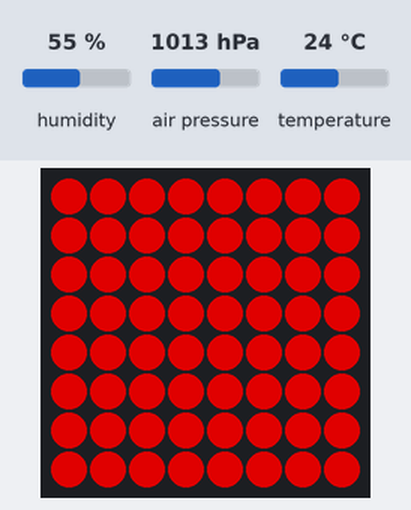
Bench run of a program on a simulated Raspberry Pi (BCM pin numbers) with a Sense HAT. On the bench: the Sense HAT's 8×8 RGB LED matrix. The inputs (shaded band) are chosen by the test bench; at power-on: humidity 55 %, air pressure 1013 hPa, temperature 24 °C. Dim RGB values are drawn brighter than linear; the clock reads 2024-03-15 10:24:30 at power-on unless the program sets it; files the program writes start out absent. At 61.3 s the program stops and its outputs stay as they are.

Above: at 0.1 s.
At 59.4 s:
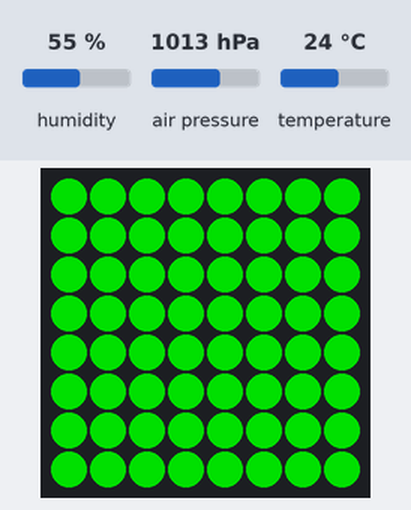

Measured:
- what the display in image 1 shows lasts 2.0 s, from 59.3 s to 61.3 s

The program:

20210615_ictclub1.py
```python
from sense_hat import SenseHat
from datetime import datetime
from time import sleep
import csv

record_color = [160,0, 0]
finish_color = [0, 160, 0]

sense = SenseHat()


sampling_time  = 1
measuring_time = 1
output_size    = int(measuring_time * 60 / sampling_time)

data = [ ["date", "t", "h", "p"] ]

while True:
    sense.clear(record_color)
    t = sense.get_temperature()
    h = sense.get_humidity()
    p = sense.get_pressure()
    date = datetime.now()
    data.append([date,t,h,p])

    if len(data) > output_size:
        with open("data.csv", "w") as f:
            writer = csv.writer(f)
            for record in data:
                writer.writerow(record)
        break
    sleep(sampling_time)

sense.clear(finish_color)
sleep(2)
sense.clear()
```
